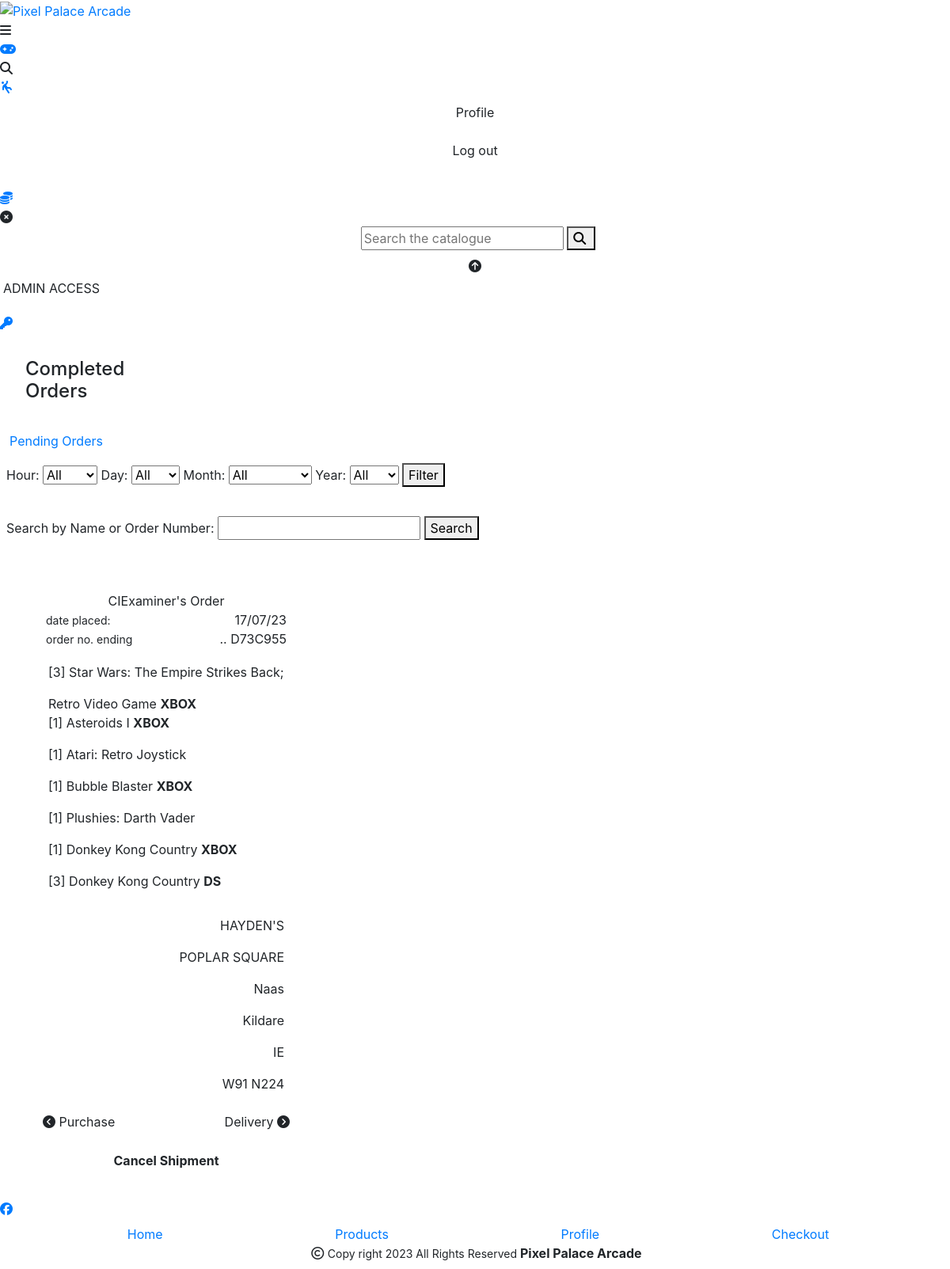
The app's page /administration/completed_orders/ (signed in) with its own data.
### checkout/models.py (models this page shows, shortened)
class Order(models.Model):
    order_number = models.CharField(max_length=32, null=False, editable=False)
    user_profile = models.ForeignKey(UserProfile, on_delete=models.SET_NULL,
                                     null=True, blank=True,
                                     related_name='orders')
    full_name = models.CharField(max_length=50, null=False, blank=False)
    email = models.EmailField(max_length=254, null=False, blank=False)
    phone_number = models.CharField(max_length=20, null=False, blank=False)
    country = CountryField(blank_label='Country *', null=False, blank=False)
    postcode = models.CharField(max_length=20, null=True, blank=True)
    town_or_city = models.CharField(max_length=40, null=False, blank=False)
    street_address1 = models.CharField(max_length=80, null=False, blank=False)
    street_address2 = models.CharField(max_length=80, null=True, blank=True)
    county = models.CharField(max_length=80, null=True, blank=True)
    date = models.DateTimeField(auto_now_add=True)
    delivery_cost = models.DecimalField(max_digits=6, decimal_places=2,
                                        null=False, default=0)
    order_total = models.DecimalField(max_digits=10,
                                      decimal_places=2, null=False, default=0)
    grand_total = models.DecimalField(max_digits=10,
                                      decimal_places=2, null=False, default=0)
    original_bag = models.TextField(null=False, blank=False, default='')
    stripe_pid = models.CharField(max_length=254,
                                  null=False, blank=False, default='')
    completed = models.BooleanField(default=False)

class OrderLineItem(models.Model):
    order = models.ForeignKey(Order, null=False, blank=False,
                              on_delete=models.CASCADE,
                              related_name='lineitems')
    product = models.ForeignKey(Product, null=False, blank=False,
                                on_delete=models.CASCADE)
    product_variant = models.CharField(max_length=20, null=True, blank=True)
    quantity = models.IntegerField(null=False, blank=False, default=0)
    lineitem_total = models.DecimalField(max_digits=6, decimal_places=2,
                                         null=False, blank=False,
                                         editable=False)

### products/models.py (models this page shows, shortened)
class Product(models.Model):
    category = models.ForeignKey('Category', null=True,
                                 blank=True, on_delete=models.SET_NULL)
    name = models.CharField(max_length=254)
    description = models.TextField()
    has_variants = models.BooleanField(default=False, null=True, blank=True)
    price = models.DecimalField(max_digits=6, decimal_places=2)
    aggregaterating = models.DecimalField(max_digits=6, decimal_places=2,
                                          null=True, blank=True)
    reviewed = models.BooleanField(default=False, null=True, blank=True)
    image_url = models.URLField(max_length=1824, null=True, blank=True)
    image = models.ImageField(null=True, blank=True)
    @property
    def aggregaterating(self):
        return self.calculate_average_rating()

### administration/views.py (the view, shortened to what this page needs)
# urls.py: path('completed_orders/', views.completed_orders,
def completed_orders(request):
    complete_orders = Order.objects.filter(completed=True)
    filter_form = MonthYearFilterForm(request.GET)
    if filter_form.is_valid():
        month = filter_form.cleaned_data.get('month')
        year = filter_form.cleaned_data.get('year')
        hour = filter_form.cleaned_data.get('hour')
        day = filter_form.cleaned_data.get('day')
        if month:
            complete_orders = complete_orders.filter(date__month=month)
        if year:
            complete_orders = complete_orders.filter(date__year=year)
        if hour:
            complete_orders = complete_orders.filter(date__hour=hour)
        if day:
            complete_orders = complete_orders.filter(date__day=day)
    search_query = request.GET.get('search')
    if search_query:
        complete_orders = complete_orders.filter(
            Q(full_name__icontains=search_query) | Q(
                order_number__icontains=search_query)
        )
    cancel_form = MarkOrderIncompleteForm()
    context = {
        'cancel_form': cancel_form,
        'filter_form': filter_form,
        'complete_orders': complete_orders,
    }
    return render(request, 'administration/completed_orders.html', context)

### administration/forms.py
class MarkOrderIncompleteForm(forms.Form):
    order_id = forms.IntegerField(widget=forms.HiddenInput())

### bag/contexts.py (called while the page is built, shortened)
def bag_contents(request):
    bag_items = []  # List to store items in the bag
    total = 0  # Total price of all items in the bag
    product_count = 0  # Total quantity of all products in the bag
    bag = request.session.get('bag', {})  # Retrieve bag data from the session
    if total < settings.FREE_DELIVERY_THRESHOLD:
        delivery = total * Decimal(settings.STANDARD_DELIVERY_PERCENTAGE / 100)
        free_delivery_delta = settings.FREE_DELIVERY_THRESHOLD - total
    else:
        delivery = 0
        free_delivery_delta = 0
    grand_total = delivery + total
    context = {
        'bag_items': bag_items,
        'total': total,
        'product_count': product_count,
        'delivery': delivery,
        'free_delivery_delta': free_delivery_delta,
        'free_delivery_threshold': settings.FREE_DELIVERY_THRESHOLD,
        'grand_total': grand_total,
    }
    return context

### administration/templates/administration/completed_orders.html (shortened to what this page needs)
{% extends "base.html" %}
{% load static %}
{% block content %}
{% if user.is_superuser %}
    <div class="max-content rounded m-3">
        <div class="white-75 d-flex rounded">
        <div class="start-font display-4 section-heading m-0 p-0">
            <h4 class="xanthous-text m-2 p-2">Completed<br>Orders</h4>
        </div>
        </div>
    </div>
    <div class="max-content rounded m-1 section-secondary-heading">
        <div class="orange-75 d-flex p-1 rounded">
            <div class="xanthous rounded">
                <a href="{% url 'pending_orders' %}" class="play-font m-0 p-0">
                    <p class="m-0 px-1 py-0 whitespace-nowrap">Pending Orders</p>
                </a>
            </div>
        </div>
    </div>
    <div class="container-fluid moonstone big-bottom">
        <div class="row">
            {% if complete_orders %}
            <div class="col-12 white p-2">
                <form method="get" class="mb-3">
                    {{ filter_form.hour.label_tag }}
                    {{ filter_form.hour }}
                    {{ filter_form.day.label_tag }}
                    {{ filter_form.day }}
                    {{ filter_form.month.label_tag }}
                    {{ filter_form.month }}
                    {{ filter_form.year.label_tag }}
                    {{ filter_form.year }}
                    <button type="submit">Filter</button>
                </form>
            </div>
            <div class="col-12 white p-2">
                <form method="get" class="mb-3">
                    <label for="search">Search by Name or Order Number:</label>
                    <input type="text" name="search" id="search">
                    <button type="submit">Search</button>
                </form>
            </div>
            <div class="col-12">
                {% for order in complete_orders %}
                <div class="pending-order-card my-2 col-sm-6 col-lg-4">
                    <div class="xanthous rounded mt-2 p-3">
                        <div class="butterscotch p-2">
                            <div class="white p-1">
                                <div class="text-center mb-0">{{ order.full_name }}'s Order</div>
                                <div>
                                    <small>date placed:</small>
                                    <span class="float-right">{{ order.date|date:"d/m/y" }}</span>
                                </div>
                                <span data-toggle="tooltip" data-placement="top" title="{{ order.order_number }}">
                                    <small>order no. ending</small>
                                    <span class="float-right">.. {{ order.order_number|slice:"-7:" }}</span>
                                </span>
                            </div>
                        </div>
                        <div class="pending_order_section_slider">
                            <div class="col-12">
                            <p class="mt-2 d-inline-block" style="max-width: 30ch; word-wrap: break-word;">
                                {% for lineitem in order.lineitems.all %}
                                <p class="text-right d-inline-block">[{{ lineitem.quantity }}]</p>
                                {{ lineitem.product.name }}
                                {% if lineitem.product_variant %}
                                <strong>{{ lineitem.product_variant|upper }}</strong>
                                {% endif %}
                                <br>
                                {% endfor %}
                            </p>
                            </div>
                            <div class="mt-2 col-12 text-right">
                            <p>{{ order.street_address1 }}</p>
                            <p>{{ order.street_address2 }}</p>
                            <p>{{ order.town_or_city }}</p>
                            <p>{{ order.county }}</p>
                            <p>{{ order.country }}</p>
                            <p>{{ order.postcode }}</p>
                            </div>
                        </div>
                        <div class="butterscotch p-1 d-flex align-items-center justify-content-between">
                            <span class="mb-0 p-1 pointer-on-hover butterscotch float-left scroll-buttons scrollLeftButton">
                            <i class="fa-solid fa-circle-chevron-left"></i>
                            Purchase
                            </span>
                            <span class="mb-0 p-1 pointer-on-hover butterscotch float-right scroll-buttons scrollRightButton">
                            Delivery
                            <i class="fa-solid fa-circle-chevron-right"></i>
                            </span>
                        </div>
                        <span class="text-center mt-0">
                            <form method="post">
                            <div class="butterscotch p-1">
                                <div class="orange">
                                    <button type="submit" class="btn white my-1 p-1 px-3">
                                        <strong>Cancel Shipment</strong>
                                    </button>
                                </div>
                            </div>
                            </form>
                        </span>
                    </div>
                </div>
                {% endfor %}
            </div>
        {% endif %}
        </div>
    </div>
    {% else %}
    <script>
        // JavaScript code to redirect to the homepage for rouge users
        window.location.href = "{% url 'home' %}";
    </script>
    {% endif %}
{% endblock %}

### records on screen
Order: full_name "CIExaminer", date "17/07/23", order_number "D73C955", street_address1 "HAYDEN'S", street_address2 "POPLAR SQUARE", town_or_city "Naas", county "Kildare", country "IE", postcode "W91 N224"
OrderLineItem: quantity "3", product.name "Star Wars: The Empire Strikes Back; Retro Video Game", product_variant "XBOX"
OrderLineItem: quantity "1", product.name "Asteroids I", product_variant "XBOX"
OrderLineItem: quantity "1", product.name "Atari: Retro Joystick"
OrderLineItem: quantity "1", product.name "Bubble Blaster", product_variant "XBOX"
OrderLineItem: quantity "1", product.name "Plushies: Darth Vader"
OrderLineItem: quantity "1", product.name "Donkey Kong Country", product_variant "XBOX"
OrderLineItem: quantity "3", product.name "Donkey Kong Country", product_variant "DS"

### other values on screen
{{ filter_form.hour.label_tag }} "Hour:"
{{ filter_form.day.label_tag }} "Day:"
{{ filter_form.month.label_tag }} "Month:"
{{ filter_form.year.label_tag }} "Year:"
